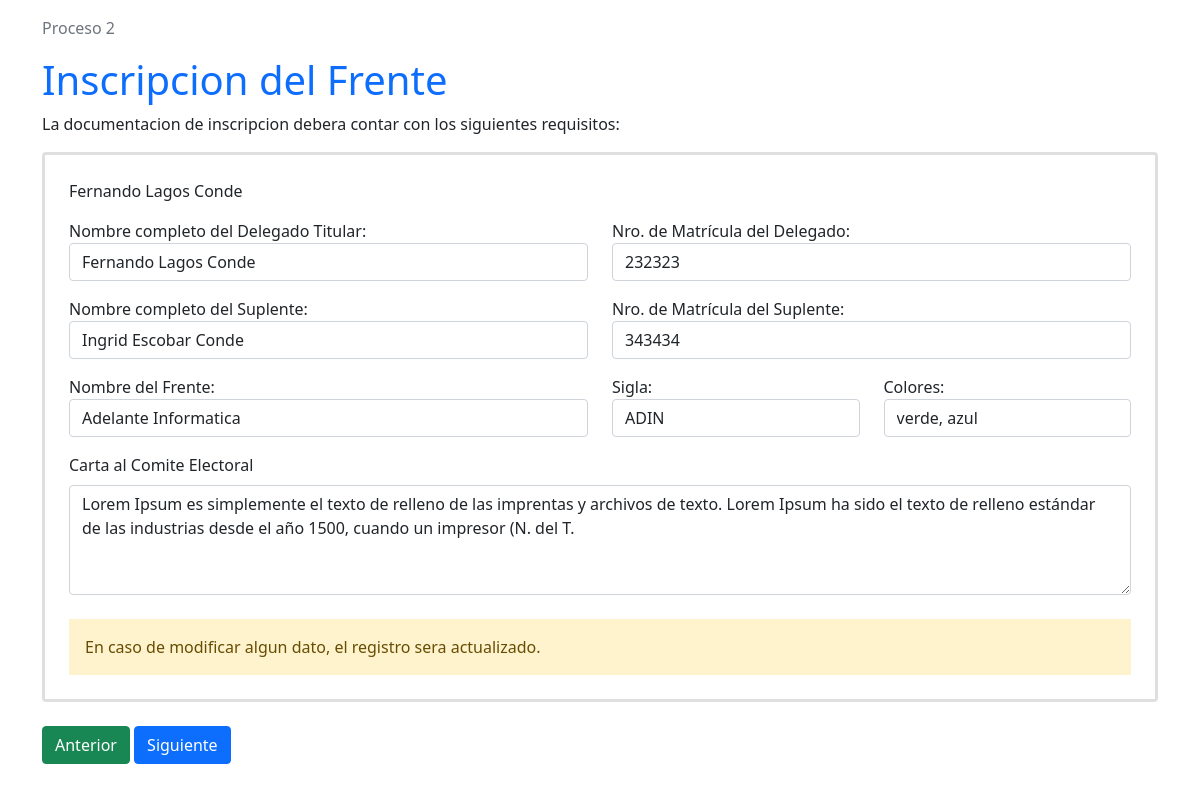
Page /workflow2/desflujo.php?flujo=F1&proceso=P2 (signed in) on the committed database.
### tables this page shows
CREATE TABLE `usuarios` (
  `idusuario` int(11) NOT NULL,
  `usuario` varchar(10) DEFAULT NULL,
  `contrasenia` varchar(10) DEFAULT NULL,
  `rol` varchar(10) DEFAULT NULL,
  `nombre` varchar(50) DEFAULT NULL,
  `cartaCE` text DEFAULT NULL,
  `delegado` varchar(50) DEFAULT NULL,
  `matriculaDel` varchar(20) DEFAULT NULL,
  `suplente` varchar(50) DEFAULT NULL,
  `matriculaSup` varchar(20) DEFAULT NULL,
  `frente` varchar(100) DEFAULT NULL,
  `sigla` varchar(20) DEFAULT NULL,
  `colores` varchar(50) DEFAULT NULL,
  `sorteo` int(11) DEFAULT NULL
);

### workflow2/procesos/inscripcionfrente.cab.inc.php (called while the page is built, shortened)
<?php
$usuarios1=$_SESSION["usuario"];
$sql_c="select * from usuarios where usuario='".$usuarios1."'";
$resultado_c=mysqli_query($conn, $sql_c);
$fila_c=mysqli_fetch_array($resultado_c);
$delegado1 = $fila_c["delegado"];
$matdelegado1 = $fila_c["matriculaDel"];
$suplente1 = $fila_c["suplente"];
$matsuplente1 = $fila_c["matriculaSup"];
$frente1 = $fila_c["frente"];
$sigla1 = $fila_c["sigla"];
$colores1 = $fila_c["colores"];
$carta1 = $fila_c["cartaCE"];
 ?>

### workflow2/procesos/inscripcionfrente.inc.php (the view)
<p class="text-secondary mt-3">Proceso 2</p>
<h1 class="text-primary">Inscripcion del Frente</h1>
<p>La documentacion de inscripcion debera contar con los siguientes requisitos:</p>
<div class="card border-3 p-4">
  	  <?php echo $delegado1; ?>
	<div class="row row pt-3">
		<div class="col-md-6 form-group">
	    	<label for="textbox1">Nombre completo del Delegado Titular:</label>
	    	<input class="form-control" name="delegado" type="text" value="<?php echo $delegado1;?>"/>
		</div>
		<div class="col-md-6 form-group">
	    	<label for="textbox2">Nro. de Matrícula del Delegado:</label>
	    	<input class="form-control" name="matdelegado" type="text" value="<?php echo $matdelegado1;?>"/>
		</div>
	</div>
	<div class="row row pt-3">
		<div class="col-md-6 form-group">
	    	<label for="textbox1">Nombre completo del Suplente:</label>
	    	<input class="form-control" name="suplente" type="text" value="<?php echo $suplente1;?>"/>
		</div>
		<div class="col-md-6 form-group">
	    	<label for="textbox2">Nro. de Matrícula del Suplente:</label>
	    	<input class="form-control" name="matsuplente" type="text" value="<?php echo $matsuplente1;?>"/>
		</div>
	</div>
	<div class="row pt-3">
		<div class="col-md-6 form-group">
	    	<label for="textbox1">Nombre del Frente:</label>
	    	<input class="form-control" name="frente" type="text" value="<?php echo $frente1;?>"/>
		</div>
		<div class="col-md-3 form-group">
	    	<label for="textbox2">Sigla:</label>
	    	<input class="form-control" name="sigla" type="text" value="<?php echo $sigla1;?>"/>
		</div>
		<div class="col-md-3 form-group">
	    	<label for="textbox2">Colores:</label>
	    	<input class="form-control" name="colores" type="text" value="<?php echo $colores1;?>"/>
		</div>
	</div>
	<div class="row pt-3">
		<div class="col-md-12 form-group">
			<label for="exampleFormControlTextarea1" class="form-label">Carta al Comite Electoral</label>
  			<textarea class="form-control" name="carta" rows="4"><?php echo $carta1;?></textarea>
  		</div>
	</div>
	<br>
	<div class="alert-warning p-3">En caso de modificar algun dato, el registro sera actualizado.</div>
</div>

### rows in the picture
usuarios: delegado "Fernando Lagos Conde", matdelegado "232323", suplente "Ingrid Escobar Conde", matsuplente "343434", frente "Adelante Informatica", sigla "ADIN", colores "verde, azul", carta "Lorem Ipsum es simplemente el texto de relleno de las imprentas y archivos de texto. Lorem Ipsum ha sido el texto de relleno estándar de las industrias desde el año 1500, cuando un impresor (N. del T."
